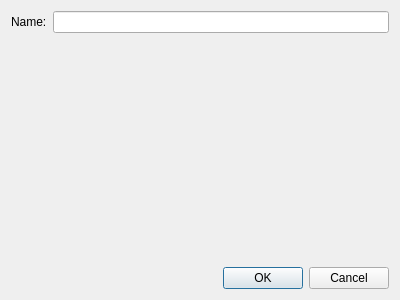
<?xml version="1.0" encoding="UTF-8"?>
<ui version="4.0">
 <class>behaviorDialog</class>
 <widget class="QDialog" name="behaviorDialog">
  <property name="geometry">
   <rect>
    <x>0</x>
    <y>0</y>
    <width>400</width>
    <height>300</height>
   </rect>
  </property>
  <property name="windowTitle">
   <string>Behavior Settings</string>
  </property>
  <layout class="QVBoxLayout" name="verticalLayout">
   <item>
    <layout class="QFormLayout" name="formLayout">
     <item row="0" column="1">
      <widget class="QLineEdit" name="name"/>
     </item>
     <item row="0" column="0">
      <widget class="QLabel" name="label">
       <property name="text">
        <string>Name:</string>
       </property>
      </widget>
     </item>
    </layout>
   </item>
   <item>
    <widget class="QDialogButtonBox" name="buttonBox">
     <property name="orientation">
      <enum>Qt::Horizontal</enum>
     </property>
     <property name="standardButtons">
      <set>QDialogButtonBox::Cancel|QDialogButtonBox::Ok</set>
     </property>
    </widget>
   </item>
  </layout>
 </widget>
 <resources/>
 <connections>
  <connection>
   <sender>buttonBox</sender>
   <signal>accepted()</signal>
   <receiver>behaviorDialog</receiver>
   <slot>accept()</slot>
   <hints>
    <hint type="sourcelabel">
     <x>248</x>
     <y>254</y>
    </hint>
    <hint type="destinationlabel">
     <x>157</x>
     <y>274</y>
    </hint>
   </hints>
  </connection>
  <connection>
   <sender>buttonBox</sender>
   <signal>rejected()</signal>
   <receiver>behaviorDialog</receiver>
   <slot>reject()</slot>
   <hints>
    <hint type="sourcelabel">
     <x>316</x>
     <y>260</y>
    </hint>
    <hint type="destinationlabel">
     <x>286</x>
     <y>274</y>
    </hint>
   </hints>
  </connection>
 </connections>
</ui>
